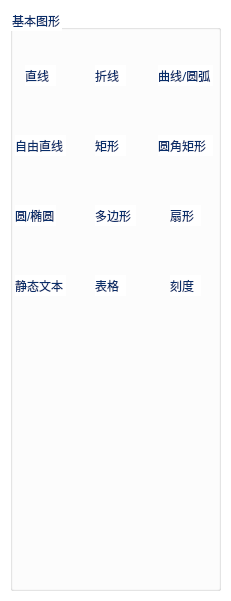
   <widget class="QWidget" name="m_toolwidgetBasic" native="true">
    <property name="geometry">
     <rect>
      <x>670</x>
      <y>10</y>
      <width>231</width>
      <height>601</height>
     </rect>
    </property>
    <property name="minimumSize">
     <size>
      <width>0</width>
      <height>0</height>
     </size>
    </property>
    <property name="autoFillBackground">
     <bool>false</bool>
    </property>
    <property name="styleSheet">
     <string notr="true">background-color: rgb(255, 255, 255);
color: rgb(8, 45, 105);</string>
    </property>
    <widget class="QGroupBox" name="groupBox">
     <property name="geometry">
      <rect>
       <x>10</x>
       <y>10</y>
       <width>211</width>
       <height>581</height>
      </rect>
     </property>
     <property name="title">
      <string>基本图形</string>
     </property>
     <widget class="QPushButton" name="btn_line">
      <property name="geometry">
       <rect>
        <x>10</x>
        <y>20</y>
        <width>34</width>
        <height>34</height>
       </rect>
      </property>
      <property name="focusPolicy">
       <enum>Qt::ClickFocus</enum>
      </property>
      <property name="text">
       <string/>
      </property>
      <property name="icon">
       <iconset resource="resourse.qrc">
        <normaloff>:/drawtool/images/drawtool/line.ico</normaloff>:/drawtool/images/drawtool/line.ico</iconset>
      </property>
      <property name="iconSize">
       <size>
        <width>32</width>
        <height>32</height>
       </size>
      </property>
      <property name="flat">
       <bool>true</bool>
      </property>
     </widget>
     <widget class="QPushButton" name="btn_foldline">
      <property name="geometry">
       <rect>
        <x>80</x>
        <y>20</y>
        <width>34</width>
        <height>34</height>
       </rect>
      </property>
      <property name="focusPolicy">
       <enum>Qt::ClickFocus</enum>
      </property>
      <property name="text">
       <string/>
      </property>
      <property name="icon">
       <iconset resource="resourse.qrc">
        <normaloff>:/drawtool/images/drawtool/foldline.ico</normaloff>:/drawtool/images/drawtool/foldline.ico</iconset>
      </property>
      <property name="iconSize">
       <size>
        <width>32</width>
        <height>32</height>
       </size>
      </property>
      <property name="flat">
       <bool>true</bool>
      </property>
     </widget>
     <widget class="QPushButton" name="btn_linecycle">
      <property name="geometry">
       <rect>
        <x>155</x>
        <y>20</y>
        <width>34</width>
        <height>34</height>
       </rect>
      </property>
      <property name="focusPolicy">
       <enum>Qt::ClickFocus</enum>
      </property>
      <property name="text">
       <string/>
      </property>
      <property name="icon">
       <iconset resource="resourse.qrc">
        <normaloff>:/drawtool/images/drawtool/quxing.ico</normaloff>:/drawtool/images/drawtool/quxing.ico</iconset>
      </property>
      <property name="iconSize">
       <size>
        <width>32</width>
        <height>32</height>
       </size>
      </property>
      <property name="flat">
       <bool>true</bool>
      </property>
     </widget>
     <widget class="QPushButton" name="btn_freeline">
      <property name="geometry">
       <rect>
        <x>10</x>
        <y>90</y>
        <width>34</width>
        <height>34</height>
       </rect>
      </property>
      <property name="focusPolicy">
       <enum>Qt::ClickFocus</enum>
      </property>
      <property name="text">
       <string/>
      </property>
      <property name="icon">
       <iconset resource="resourse.qrc">
        <normaloff>:/drawtool/images/drawtool/freeline.ico</normaloff>:/drawtool/images/drawtool/freeline.ico</iconset>
      </property>
      <property name="iconSize">
       <size>
        <width>32</width>
        <height>32</height>
       </size>
      </property>
      <property name="flat">
       <bool>true</bool>
      </property>
     </widget>
     <widget class="QPushButton" name="btn_rect">
      <property name="geometry">
       <rect>
        <x>85</x>
        <y>90</y>
        <width>34</width>
        <height>34</height>
       </rect>
      </property>
      <property name="focusPolicy">
       <enum>Qt::ClickFocus</enum>
      </property>
      <property name="text">
       <string/>
      </property>
      <property name="icon">
       <iconset resource="resourse.qrc">
        <normaloff>:/standardtool/images/standardtool/rect.ico</normaloff>:/standardtool/images/standardtool/rect.ico</iconset>
      </property>
      <property name="iconSize">
       <size>
        <width>32</width>
        <height>32</height>
       </size>
      </property>
      <property name="flat">
       <bool>true</bool>
      </property>
     </widget>
     <widget class="QPushButton" name="btn_roundrect">
      <property name="geometry">
       <rect>
        <x>155</x>
        <y>90</y>
        <width>34</width>
        <height>34</height>
       </rect>
      </property>
      <property name="focusPolicy">
       <enum>Qt::ClickFocus</enum>
      </property>
      <property name="text">
       <string/>
      </property>
      <property name="icon">
       <iconset resource="resourse.qrc">
        <normaloff>:/drawtool/images/drawtool/roundrect.ico</normaloff>:/drawtool/images/drawtool/roundrect.ico</iconset>
      </property>
      <property name="iconSize">
       <size>
        <width>32</width>
        <height>32</height>
       </size>
      </property>
      <property name="flat">
       <bool>true</bool>
      </property>
     </widget>
     <widget class="QPushButton" name="btn_elipse">
      <property name="geometry">
       <rect>
        <x>10</x>
        <y>160</y>
        <width>34</width>
        <height>34</height>
       </rect>
      </property>
      <property name="focusPolicy">
       <enum>Qt::ClickFocus</enum>
      </property>
      <property name="text">
       <string/>
      </property>
      <property name="icon">
       <iconset resource="resourse.qrc">
        <normaloff>:/drawtool/images/drawtool/ellpse.ico</normaloff>:/drawtool/images/drawtool/ellpse.ico</iconset>
      </property>
      <property name="iconSize">
       <size>
        <width>32</width>
        <height>32</height>
       </size>
      </property>
      <property name="flat">
       <bool>true</bool>
      </property>
     </widget>
     <widget class="QPushButton" name="btn_polygon">
      <property name="geometry">
       <rect>
        <x>85</x>
        <y>160</y>
        <width>34</width>
        <height>34</height>
       </rect>
      </property>
      <property name="focusPolicy">
       <enum>Qt::ClickFocus</enum>
      </property>
      <property name="text">
       <string/>
      </property>
      <property name="icon">
       <iconset resource="resourse.qrc">
        <normaloff>:/standardtool/images/standardtool/polygon.ico</normaloff>:/standardtool/images/standardtool/polygon.ico</iconset>
      </property>
      <property name="iconSize">
       <size>
        <width>32</width>
        <height>32</height>
       </size>
      </property>
      <property name="flat">
       <bool>true</bool>
      </property>
     </widget>
     <widget class="QPushButton" name="btn_arc">
      <property name="geometry">
       <rect>
        <x>155</x>
        <y>160</y>
        <width>34</width>
        <height>34</height>
       </rect>
      </property>
      <property name="focusPolicy">
       <enum>Qt::ClickFocus</enum>
      </property>
      <property name="text">
       <string/>
      </property>
      <property name="icon">
       <iconset resource="resourse.qrc">
        <normaloff>:/drawtool/images/drawtool/Arcitem.ico</normaloff>:/drawtool/images/drawtool/Arcitem.ico</iconset>
      </property>
      <property name="iconSize">
       <size>
        <width>32</width>
        <height>32</height>
       </size>
      </property>
      <property name="flat">
       <bool>true</bool>
      </property>
     </widget>
     <widget class="QPushButton" name="btn_text">
      <property name="geometry">
       <rect>
        <x>10</x>
        <y>230</y>
        <width>34</width>
        <height>34</height>
       </rect>
      </property>
      <property name="focusPolicy">
       <enum>Qt::ClickFocus</enum>
      </property>
      <property name="text">
       <string/>
      </property>
      <property name="icon">
       <iconset resource="resourse.qrc">
        <normaloff>:/drawtool/images/drawtool/text.ico</normaloff>:/drawtool/images/drawtool/text.ico</iconset>
      </property>
      <property name="iconSize">
       <size>
        <width>32</width>
        <height>32</height>
       </size>
      </property>
      <property name="flat">
       <bool>true</bool>
      </property>
     </widget>
     <widget class="QPushButton" name="btn_table">
      <property name="geometry">
       <rect>
        <x>85</x>
        <y>230</y>
        <width>34</width>
        <height>34</height>
       </rect>
      </property>
      <property name="focusPolicy">
       <enum>Qt::ClickFocus</enum>
      </property>
      <property name="text">
       <string/>
      </property>
      <property name="icon">
       <iconset resource="resourse.qrc">
        <normaloff>:/drawtool/images/drawtool/table.ico</normaloff>:/drawtool/images/drawtool/table.ico</iconset>
      </property>
      <property name="iconSize">
       <size>
        <width>32</width>
        <height>32</height>
       </size>
      </property>
      <property name="flat">
       <bool>true</bool>
      </property>
     </widget>
     <widget class="QPushButton" name="btn_scale">
      <property name="geometry">
       <rect>
        <x>155</x>
        <y>230</y>
        <width>34</width>
        <height>34</height>
       </rect>
      </property>
      <property name="focusPolicy">
       <enum>Qt::ClickFocus</enum>
      </property>
      <property name="text">
       <string/>
      </property>
      <property name="icon">
       <iconset resource="resourse.qrc">
        <normaloff>:/drawtool/images/drawtool/kedu.ico</normaloff>:/drawtool/images/drawtool/kedu.ico</iconset>
      </property>
      <property name="iconSize">
       <size>
        <width>32</width>
        <height>32</height>
       </size>
      </property>
      <property name="flat">
       <bool>true</bool>
      </property>
     </widget>
     <widget class="QLabel" name="label_2">
      <property name="geometry">
       <rect>
        <x>85</x>
        <y>55</y>
        <width>31</width>
        <height>21</height>
       </rect>
      </property>
      <property name="text">
       <string>折线</string>
      </property>
     </widget>
     <widget class="QLabel" name="label_3">
      <property name="geometry">
       <rect>
        <x>148</x>
        <y>55</y>
        <width>55</width>
        <height>21</height>
       </rect>
      </property>
      <property name="font">
       <font>
        <family>宋体</family>
        <pointsize>9</pointsize>
       </font>
      </property>
      <property name="text">
       <string>曲线/圆弧</string>
      </property>
     </widget>
     <widget class="QLabel" name="label_5">
      <property name="geometry">
       <rect>
        <x>148</x>
        <y>125</y>
        <width>55</width>
        <height>21</height>
       </rect>
      </property>
      <property name="font">
       <font>
        <family>宋体</family>
        <pointsize>9</pointsize>
       </font>
      </property>
      <property name="text">
       <string>圆角矩形</string>
      </property>
     </widget>
     <widget class="QLabel" name="label_6">
      <property name="geometry">
       <rect>
        <x>85</x>
        <y>125</y>
        <width>31</width>
        <height>21</height>
       </rect>
      </property>
      <property name="text">
       <string>矩形</string>
      </property>
     </widget>
     <widget class="QLabel" name="label_7">
      <property name="geometry">
       <rect>
        <x>5</x>
        <y>125</y>
        <width>51</width>
        <height>21</height>
       </rect>
      </property>
      <property name="font">
       <font>
        <family>宋体</family>
        <pointsize>9</pointsize>
       </font>
      </property>
      <property name="text">
       <string>自由直线</string>
      </property>
     </widget>
     <widget class="QLabel" name="label_8">
      <property name="geometry">
       <rect>
        <x>5</x>
        <y>195</y>
        <width>41</width>
        <height>21</height>
       </rect>
      </property>
      <property name="text">
       <string>圆/椭圆</string>
      </property>
     </widget>
     <widget class="QLabel" name="label_9">
      <property name="geometry">
       <rect>
        <x>85</x>
        <y>195</y>
        <width>41</width>
        <height>21</height>
       </rect>
      </property>
      <property name="text">
       <string>多边形</string>
      </property>
     </widget>
     <widget class="QLabel" name="label_10">
      <property name="geometry">
       <rect>
        <x>160</x>
        <y>195</y>
        <width>31</width>
        <height>21</height>
       </rect>
      </property>
      <property name="font">
       <font>
        <family>宋体</family>
        <pointsize>9</pointsize>
       </font>
      </property>
      <property name="text">
       <string>扇形</string>
      </property>
     </widget>
     <widget class="QLabel" name="label_11">
      <property name="geometry">
       <rect>
        <x>160</x>
        <y>265</y>
        <width>31</width>
        <height>21</height>
       </rect>
      </property>
      <property name="font">
       <font>
        <family>宋体</family>
        <pointsize>9</pointsize>
       </font>
      </property>
      <property name="text">
       <string>刻度</string>
      </property>
     </widget>
     <widget class="QLabel" name="label_12">
      <property name="geometry">
       <rect>
        <x>85</x>
        <y>265</y>
        <width>31</width>
        <height>21</height>
       </rect>
      </property>
      <property name="text">
       <string>表格</string>
      </property>
     </widget>
     <widget class="QLabel" name="label_13">
      <property name="geometry">
       <rect>
        <x>5</x>
        <y>265</y>
        <width>51</width>
        <height>21</height>
       </rect>
      </property>
      <property name="text">
       <string>静态文本</string>
      </property>
     </widget>
     <widget class="QLabel" name="label_34">
      <property name="geometry">
       <rect>
        <x>15</x>
        <y>55</y>
        <width>31</width>
        <height>21</height>
       </rect>
      </property>
      <property name="text">
       <string>直线</string>
      </property>
     </widget>
    </widget>
   </widget>
